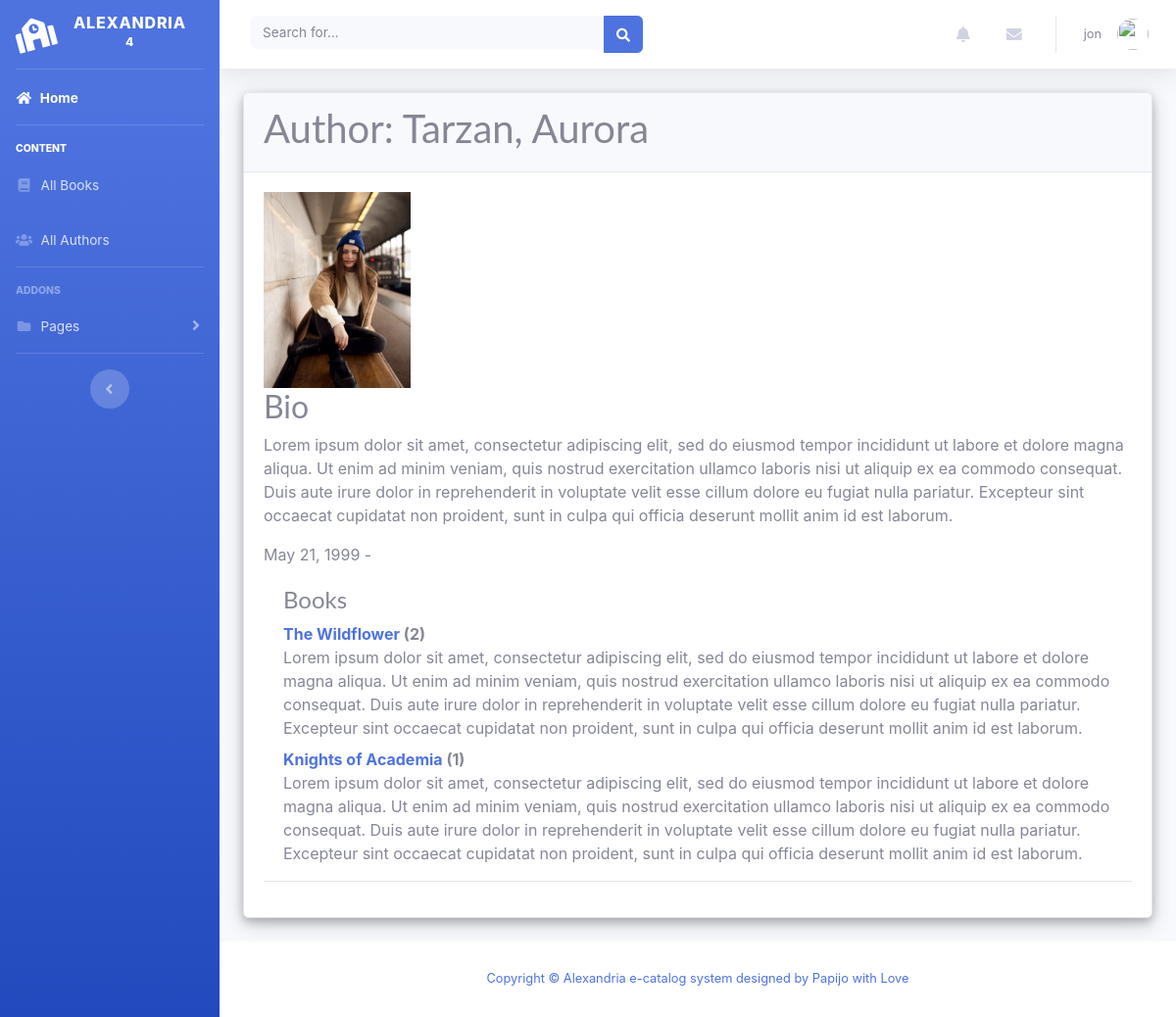
The page /author/3 (signed in) on the database its author committed.
### catalog/models.py (models this page shows, shortened)
class Author(models.Model):
    first_name = models.CharField(max_length=100)
    last_name = models.CharField(max_length=100)
    date_of_birth = models.DateField(null=True, blank=True)
    date_of_death = models.DateField('Died', null=True, blank=True)
    image = models.ImageField(upload_to='uploads/author', blank=True, null = True)
    biography = models.TextField(null=True, max_length= 500)
    class Meta:
        ordering = ['last_name', 'first_name']
    def __str__(self):
        return f'{self.last_name}, {self.first_name}'
    def author_image(self):
        return format_html('<img src = "/media/%s" width="100" height="100" />' % (self.image))
    author_image.short_description = 'Image'
    author_image.allow_tags = True

class Book(models.Model):
    title = models.CharField(max_length=200)
    author = models.ForeignKey('Author', on_delete=models.SET_NULL, null=True)
    summary = models.TextField(max_length=1000, help_text='Enter a brief description of the book')
    isbn = models.CharField('ISBN', max_length=13, help_text='13 Character <a href="https://www.isbn-international.org/content/what-isbn">ISBN number</a>')
    genre = models.ManyToManyField(Genre, help_text='Select a genre for this book')
    language = models.ForeignKey('Language', on_delete=models.SET_NULL, null=True)
    image = models.ImageField(upload_to='uploads/book', blank=True, null = True)
    def display_genre(self):
        """Create a string for the Genre. This is required to display genre in Admin."""
        return ', '.join(genre.name for genre in self.genre.all()[:3])
    display_genre.short_description = 'Genre'
    def __str__(self):
        return self.title
    def book_cover(self):
        return format_html('<img src = "/media/%s" width="100" height="100" />' % (self.image))
    book_cover.short_description = 'Image'
    book_cover.allow_tags = True

### catalog/views.py (the view)
# urls.py: path('author/<int:pk>', views.AuthorDetailView.as_view(), name = 'author-detail'),
class AuthorDetailView(LoginRequiredMixin, generic.DetailView):
    model = Author

### catalog/templates/catalog/author_detail.html (shortened to what this page needs)
{% extends "base_generic.html" %}
{% block content %}
<div class="card mb-4">
    <div class="card-header">
        <h1>Author: {{ author }} </h1>
    </div>
    <div class="card-body">
        <img height="200" width="150" src="{{ author.image.url }}" />
        <br/>
        <h2>Bio</h2>
        <p>{{author.biography}}</p>
        <p>{{author.date_of_birth}} - {% if author.date_of_death %}{{author.date_of_death}}{% endif %}</p>
        <div style="margin-left:20px;margin-top:20px">
            <h4>Books</h4>
            <dl>
            {% for book in author.book_set.all %}
              <dt><a href="{% url 'book-detail' book.pk %}">{{book}}</a> ({{book.bookinstance_set.all.count}})</dt>
              <dd>{{book.summary}}</dd>
            {% endfor %}
            </dl>
            </div>
<hr>
    </div>
  </div>
{% endblock %}

### catalog/templates/base_generic.html (shortened to what this page needs)
<!DOCTYPE html>
<html lang="en">
<head>
  {% load static %}
  <link rel="stylesheet" href="{% static 'css/bootstrap.min.css' %}">
  <link rel="stylesheet" href="{% static 'css/css/all.css' %}">
  <link rel="stylesheet" href="{% static 'css/css/brands.css' %}">
  <link rel="stylesheet" href="{% static 'css/css/fontawesome.css' %}">
  <link rel="stylesheet" href="{% static 'css/animate.css' %}">
  <link rel="stylesheet" href="{% static 'css/style.css' %}">
  <link rel="stylesheet" href="{% static 'css/css/solid.css' %}">
  <link rel="stylesheet" href="{% static 'css/landing-page.css' %}">
  <link rel="stylesheet" href="{% static 'css/sb-admin-2.css' %}">
</head>
<body id="page-top">
    <div id="wrapper">
      <ul class="navbar-nav bg-gradient-primary sidebar sidebar-dark accordion" id="accordionSidebar">
        <a class="sidebar-brand d-flex align-items-center justify-content-center" href="{% url 'homepage' %}">
          <div class="sidebar-brand-icon rotate-n-15">
            <i class="fas fa-school"></i>
          </div>
          <div class="sidebar-brand-text mx-3">Alexandria <sup>4</sup></div>
        </a>
        <hr class="sidebar-divider my-0">
        <li class="nav-item active">
          <a class="nav-link" href="{% url 'index' %}">
            <i class="fas fa-fw fa-home"></i>
            <span>Home</span></a>
        </li>
        <hr class="sidebar-divider">
        <div class="sidebar-heading text-white">
          Content
        </div>
        <li class="nav-item">
          <a class="nav-link collapsed" href="{% url 'books' %}"  >
            <i class="fas fa-fw fa-book"></i>
            <span>All Books</span>
          </a>
        </li>
        <li class="nav-item">
          <a class="nav-link collapsed" href="{% url 'authors' %}" >
            <i class="fas fa-fw fa-users"></i>
            <span>All Authors</span>
          </a>
        </li>
        <hr class="sidebar-divider">
        <div class="sidebar-heading">
          Addons
        </div>
        <li class="nav-item">
          <a class="nav-link collapsed" href="#" data-toggle="collapse" data-target="#collapsePages" aria-expanded="true" aria-controls="collapsePages">
            <i class="fas fa-fw fa-folder"></i>
            <span>Pages</span>
          </a>
        </li>
        <hr class="sidebar-divider d-none d-md-block">
        <div class="text-center d-none d-md-inline">
          <button class="rounded-circle border-0" id="sidebarToggle"></button>
        </div>
      </ul>
      <div id="content-wrapper" class="d-flex flex-column">
        <div id="content">
          <nav class="navbar navbar-expand navbar-light bg-white topbar mb-4 static-top shadow">
            <form class="d-none d-sm-inline-block form-inline mr-auto ml-md-3 my-2 my-md-0 mw-100 navbar-search">
              <div class="input-group">
                <input type="text" class="form-control bg-light border-0 small" placeholder="Search for..." aria-label="Search" aria-describedby="basic-addon2">
                <div class="input-group-append">
                  <button class="btn btn-primary" type="button">
                    <i class="fas fa-search fa-sm"></i>
                  </button>
                </div>
              </div>
            </form>
            <ul class="navbar-nav ml-auto">
              <li class="nav-item dropdown no-arrow mx-1">
                <a class="nav-link dropdown-toggle" href="#" id="alertsDropdown" role="button" data-toggle="dropdown" aria-haspopup="true" aria-expanded="false">
                  <i class="fas fa-bell fa-fw"></i>
                </a>
              </li>
              <li class="nav-item dropdown no-arrow mx-1">
                <a class="nav-link dropdown-toggle" href="#" id="messagesDropdown" role="button" data-toggle="dropdown" aria-haspopup="true" aria-expanded="false">
                  <i class="fas fa-envelope fa-fw"></i>
                </a>
              </li>
              {% if user.is_authenticated %}
              <li class="nav-item dropdown no-arrow">
                <a class="nav-link dropdown-toggle" href="#" id="userDropdown" role="button" data-toggle="dropdown" aria-haspopup="true" aria-expanded="false">
                  <span class="mr-2 d-none d-lg-inline text-gray-600 small">{{ user.get_username }}</span>
                  <img class="img-profile rounded-circle" src="https://source.unsplash.com/QAB-WJcbgJk/60x60">
                </a>
              </li>
              {% endif %}
            </ul>
          </nav>
          <div class="container-fluid" >
            {% block content %}{% endblock %}
          </div>
        </div>
        <footer class="sticky-footer bg-white">
          <div class="container my-auto">
            <div class="copyright text-center my-auto">
              <span><a href="http://ebhota.github.io/">Copyright &copy; Alexandria e-catalog system designed by Papijo with Love</a> </span>
            </div>
          </div>
        </footer>
      </div>
    </div>
  </body>
</html>

### catalog/static/css/css/all.css (style rules this page uses)
.fa, .fas, .far, .fal, .fad, .fab { -moz-osx-font-smoothing: grayscale; -webkit-font-smoothing: antialiased; display: inline-block; font-style: normal; font-variant: normal; text-rendering: auto; line-height: 1; }
.fa-sm { font-size: .875em; }
.fa-fw { text-align: center; width: 1.25em; }
.fa-bell:before { content: "\f0f3"; }
.fa-book:before { content: "\f02d"; }
.fa-envelope:before { content: "\f0e0"; }
.fa-folder:before { content: "\f07b"; }
.fa-home:before { content: "\f015"; }
.fa-school:before { content: "\f549"; }
.fa-search:before { content: "\f002"; }
.fa-users:before { content: "\f0c0"; }
.fa, .fas { font-family: 'Font Awesome 5 Free'; font-weight: 900; }

### catalog/static/css/style.css (style rules this page uses)
div.card { box-shadow: 0 4px 8px 0 rgba(0, 0, 0, 0.2), 0 6px 20px 0 rgba(0, 0, 0, 0.19); }

### catalog/static/css/css/solid.css (style rules this page uses)
.fa, .fas { font-family: 'Font Awesome 5 Free'; font-weight: 900; }

### catalog/static/css/landing-page.css (style rules this page uses)
body { font-family: 'Lato', 'Helvetica Neue', Helvetica, Arial, sans-serif; }
h1, h2, h3, h4, h5, h6 { font-family: 'Lato', 'Helvetica Neue', Helvetica, Arial, sans-serif; font-weight: 700; }

### rows shown on the page
Author: last_name+first_name "Tarzan, Aurora", image (picture), biography "Lorem ipsum dolor sit amet, consectetur adipiscing elit, sed do eiusmod tempor incididunt ut labore et dolore magna aliqua. Ut enim ad minim veniam, quis nostrud exercitation ullamco laboris nisi ut aliquip ex ea commodo consequat. Duis aute irure dolor in reprehenderit in voluptate velit esse cillum dolore eu fugiat nulla pariatur. Excepteur sint occaecat cupidatat non proident, sunt in culpa qui officia deserunt mollit anim id est laborum.", date_of_birth "May 21, 1999"
Book: title "The Wildflower", bookinstance_set.all.count "2", summary "Lorem ipsum dolor sit amet, consectetur adipiscing elit, sed do eiusmod tempor incididunt ut labore et dolore magna aliqua. Ut enim ad minim veniam, quis nostrud exercitation ullamco laboris nisi ut aliquip ex ea commodo consequat. Duis aute irure dolor in reprehenderit in voluptate velit esse cillum dolore eu fugiat nulla pariatur. Excepteur sint occaecat cupidatat non proident, sunt in culpa qui officia deserunt mollit anim id est laborum."
Book: title "Knights of Academia", bookinstance_set.all.count "1", summary "Lorem ipsum dolor sit amet, consectetur adipiscing elit, sed do eiusmod tempor incididunt ut labore et dolore magna aliqua. Ut enim ad minim veniam, quis nostrud exercitation ullamco laboris nisi ut aliquip ex ea commodo consequat. Duis aute irure dolor in reprehenderit in voluptate velit esse cillum dolore eu fugiat nulla pariatur. Excepteur sint occaecat cupidatat non proident, sunt in culpa qui officia deserunt mollit anim id est laborum."

### other values the page prints
{{ user.get_username }} "jon"
